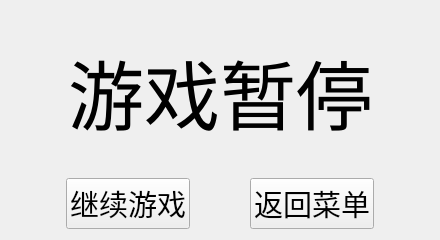
<?xml version="1.0" encoding="UTF-8"?>
<ui version="4.0">
 <class>PauseWindow</class>
 <widget class="QWidget" name="PauseWindow">
  <property name="geometry">
   <rect>
    <x>0</x>
    <y>0</y>
    <width>440</width>
    <height>240</height>
   </rect>
  </property>
  <property name="sizePolicy">
   <sizepolicy hsizetype="Fixed" vsizetype="Fixed">
    <horstretch>0</horstretch>
    <verstretch>0</verstretch>
   </sizepolicy>
  </property>
  <property name="minimumSize">
   <size>
    <width>440</width>
    <height>240</height>
   </size>
  </property>
  <property name="font">
   <font>
    <family>汉仪像素入侵 U</family>
   </font>
  </property>
  <property name="windowTitle">
   <string>Form</string>
  </property>
  <property name="autoFillBackground">
   <bool>true</bool>
  </property>
  <property name="styleSheet">
   <string notr="true"/>
  </property>
  <layout class="QVBoxLayout" name="verticalLayout">
   <item>
    <widget class="QLabel" name="label">
     <property name="font">
      <font>
       <family>汉仪像素入侵 U</family>
       <pointsize>57</pointsize>
      </font>
     </property>
     <property name="styleSheet">
      <string notr="true"/>
     </property>
     <property name="text">
      <string>游戏暂停</string>
     </property>
     <property name="alignment">
      <set>Qt::AlignmentFlag::AlignCenter</set>
     </property>
    </widget>
   </item>
   <item>
    <layout class="QHBoxLayout" name="horizontalLayout">
     <item>
      <spacer name="horizontalSpacer_2">
       <property name="orientation">
        <enum>Qt::Orientation::Horizontal</enum>
       </property>
       <property name="sizeHint" stdset="0">
        <size>
         <width>40</width>
         <height>20</height>
        </size>
       </property>
      </spacer>
     </item>
     <item>
      <widget class="QPushButton" name="continueGame">
       <property name="sizePolicy">
        <sizepolicy hsizetype="Fixed" vsizetype="Fixed">
         <horstretch>0</horstretch>
         <verstretch>0</verstretch>
        </sizepolicy>
       </property>
       <property name="minimumSize">
        <size>
         <width>120</width>
         <height>0</height>
        </size>
       </property>
       <property name="font">
        <font>
         <family>汉仪像素入侵 U</family>
         <pointsize>22</pointsize>
        </font>
       </property>
       <property name="text">
        <string>继续游戏</string>
       </property>
      </widget>
     </item>
     <item>
      <spacer name="horizontalSpacer">
       <property name="orientation">
        <enum>Qt::Orientation::Horizontal</enum>
       </property>
       <property name="sizeHint" stdset="0">
        <size>
         <width>40</width>
         <height>20</height>
        </size>
       </property>
      </spacer>
     </item>
     <item>
      <widget class="QPushButton" name="backToMenu">
       <property name="sizePolicy">
        <sizepolicy hsizetype="Minimum" vsizetype="Fixed">
         <horstretch>0</horstretch>
         <verstretch>0</verstretch>
        </sizepolicy>
       </property>
       <property name="minimumSize">
        <size>
         <width>120</width>
         <height>0</height>
        </size>
       </property>
       <property name="font">
        <font>
         <family>汉仪像素入侵 U</family>
         <pointsize>22</pointsize>
        </font>
       </property>
       <property name="text">
        <string>返回菜单</string>
       </property>
      </widget>
     </item>
     <item>
      <spacer name="horizontalSpacer_3">
       <property name="orientation">
        <enum>Qt::Orientation::Horizontal</enum>
       </property>
       <property name="sizeHint" stdset="0">
        <size>
         <width>40</width>
         <height>20</height>
        </size>
       </property>
      </spacer>
     </item>
    </layout>
   </item>
  </layout>
 </widget>
 <resources/>
 <connections/>
</ui>
